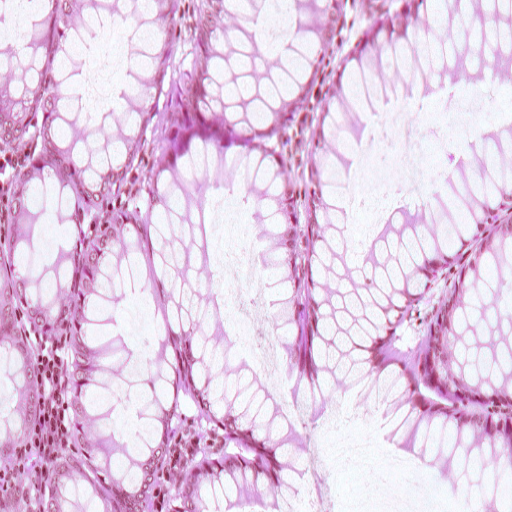
#> input picture unet_trans/testA1_disp.png, 512 x 512 px
$ python aug.py
#> lines starting #> are read from the running program, lines starting #| are printed output that depends on the picture
import os
from PIL import Image, ImageOps
import matplotlib.pyplot as plt
import numpy as np

from PIL import ImageEnhance

def rotation(root_path, img_name):
    img = Image.open(os.path.join(root_path, img_name))
    rotation_img = img.rotate(20) #旋转角度
    # rotation_img.save(os.path.join(root_path,img_name.split('.')[0] + '_rotation.jpg'))
    return rotation_img
def randomColor(root_path, img_name): #随机颜色
    """
    对图像进行颜色抖动
    :param image: PIL的图像image
    :return: 有颜色色差的图像image
    """
    image = Image.open(os.path.join(root_path, img_name))
    random_factor = np.random.randint(0, 31) / 10.  # 随机因子
    color_image = ImageEnhance.Color(image).enhance(random_factor)  # 调整图像的饱和度
    random_factor = np.random.randint(10, 21) / 10.  # 随机因子
    brightness_image = ImageEnhance.Brightness(color_image).enhance(random_factor)  # 调整图像的亮度
    random_factor = np.random.randint(10, 21) / 10.  # 随机因子
    contrast_image = ImageEnhance.Contrast(brightness_image).enhance(random_factor)  # 调整图像对比度
    random_factor = np.random.randint(0, 31) / 10.  # 随机因子
    return ImageEnhance.Sharpness(contrast_image).enhance(random_factor)  # 调整图像锐度


def contrastEnhancement(root_path, img_name):  # 对比度增强
    image = Image.open(os.path.join(root_path, img_name))
    enh_con = ImageEnhance.Contrast(image)
    contrast = 1.5
    image_contrasted = enh_con.enhance(contrast)
    return image_contrasted
def brightnessEnhancement(root_path,img_name):#亮度增强
    image = Image.open(os.path.join(root_path, img_name))
    enh_bri = ImageEnhance.Brightness(image)
    brightness = 1.5
    image_brightened = enh_bri.enhance(brightness)
    return image_brightened
def colorEnhancement(root_path,img_name):#颜色增强
#> called with root_path = '../', img_name = 'testA1_disp.png'
    image = Image.open(os.path.join(root_path, img_name))
#> image is the input picture: PIL image 512x512 RGB; mean R, G, B 226.9, 201.3, 226.5
    enh_col = ImageEnhance.Color(image)
    color = 1.5
    image_colored = enh_col.enhance(color)
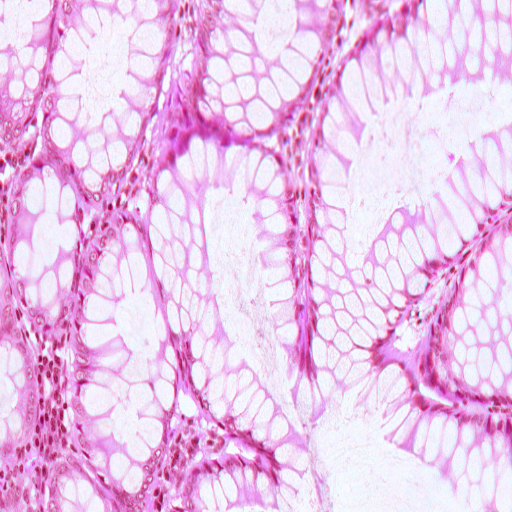
#> image_colored: PIL image 512x512 RGB; mean R, G, B 234.1, 195.8, 233.4
    return image_colored


# 假设你的根路径和图像名称如下
root_path = '../'  # 替换为你的图像所在的目录
img_name = 'testA1_disp.png'  # 替换为你想要翻转的图像的文件名

# 调用flip函数获取翻转后的图像
flipped_img = colorEnhancement(root_path, img_name)

# 使用matplotlib.pyplot显示图像
plt.imshow(flipped_img)
plt.axis('off')  # 关闭坐标轴显示
plt.show()  # 显示图像窗口
